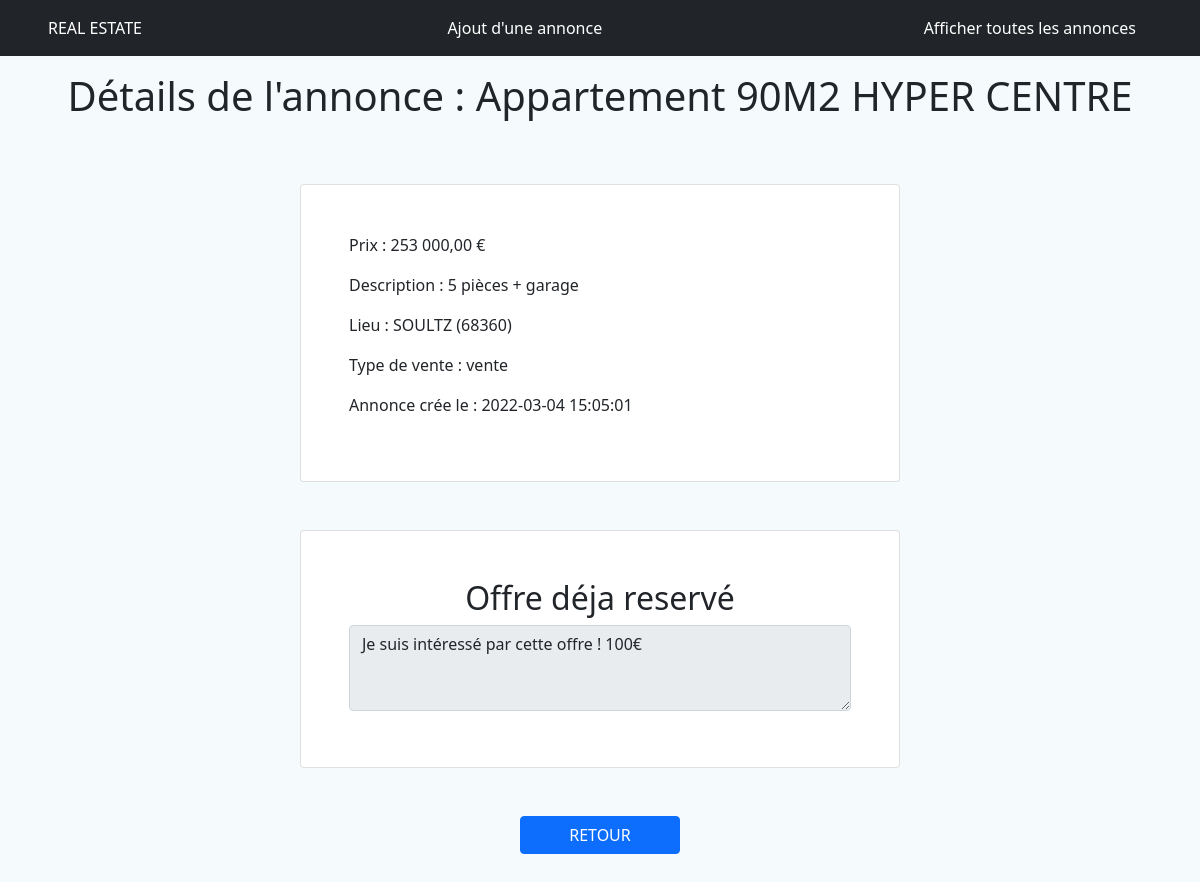
The page /view.php?id=5 on the database its author committed.
### tables this page shows
CREATE TABLE `advert` (
  `id_advert` int NOT NULL,
  `title` varchar(30) NOT NULL,
  `description` varchar(255) NOT NULL,
  `postcode` varchar(5) NOT NULL,
  `city` varchar(50) NOT NULL,
  `price` int NOT NULL,
  `reservation_message` text,
  `category_id` int NOT NULL,
  `created_at` datetime NOT NULL DEFAULT CURRENT_TIMESTAMP
);

CREATE TABLE `category` (
  `id_category` int NOT NULL,
  `value` enum('vente','location') NOT NULL
);

### class/AdvertManager.class.php (called while the page is built, shortened)
<?php
class AdvertManager{
	private $bdd;
	public function __construct(PDO $bdd){
		$this->bdd = $bdd;
	}
	public function getAdvertById(int $advert_id){
		return $this->bdd->query("SELECT advert.id_advert, advert.title, advert.description, advert.postcode, advert.city, advert.price, advert.reservation_message, advert.category_id, category.value AS category, advert.created_at
		FROM advert
		INNER JOIN category WHERE category.id_category = advert.category_id
		AND advert.id_advert = {$advert_id}")->fetch();
	}
}
?>

### view.php (the view, shortened to what this page needs)
<?php
	require('setup/header.php');
	require('setup/config.php');
	$advertManager = new AdvertManager($conn);
	$advert = $advertManager->getAdvertById($_GET['id']);
?>
		<h1 class="text-center py-3">Détails de l'annonce : <?php echo $advert['title'] ?></h1>
		<div class="card my-5 mx-auto w-50 text-dark card-body cardbody-color p-lg-5">
			<p>Prix : <?= number_format($advert['price'], 2, ',', ' ') ?> &euro;</p>
			<p>Description : <?php echo $advert['description'] ?></p>
			<p>Lieu : <?php echo $advert['city'] . " (" . $advert['postcode'] . ")" ?></p>
			<p>Type de vente : <?php echo $advert['category'] ?></p>
			<p>Annonce crée le : <?php echo $advert['created_at']?></p>
		</div>
		<?php if(empty($advert['reservation_message'])){?>
		<form action="" method="post" class="card my-5 mx-auto w-50 text-dark card-body cardbody-color p-lg-5" enctype="multipart/form-data">
			<h2 class="text-center">Proposer une offre :</h2>
			<div class="mb-2">
				<textarea class="form-control" id="message" name="message" rows="3" placeholder="Message de votre proposition"></textarea>
			</div>
			<div class="text-center">
				<button type="submit" name="confirm" class="btn btn-danger px-5 mb-5 text-uppercase">Je réserve</button>
			</div>
		</form>
		<?php }else{ ?>
		<form action="" method="post" class="card my-5 mx-auto w-50 text-dark card-body cardbody-color p-lg-5" enctype="multipart/form-data">
			<h2 class="text-center">Offre déja reservé</h2>
			<div class="mb-2">
				<textarea class="form-control" id="message" name="message" rows="3" disabled><?php echo $advert['reservation_message']; ?></textarea>
			</div>
		</form>
		<?php } ?>
		<div class="text-center">
			<a href="/catalog.php" class="btn btn-primary px-5 mb-5 text-uppercase">Retour</a>
		</div>
	</body>
</html>

### setup/style.css (style rules this page uses)
:root { --white: #ffffff; --gray-light: #f5fbfc; --gray-dark: #08090a; --green: #35b8be; --green-dark: #1b9097; --green-light: #f5fbfc; --blue-dark: #546285; --red: #c01d24; }
html { font-family: 'Inter', serif; }
body { font-size: 16px; margin: 0; padding: 0; box-sizing: border-box; background: var(--gray-light); }
a { text-decoration: none; color: var(--white); align-items: center; }

### rows shown on the page
advert: title "Appartement 90M2 HYPER CENTRE", price "253 000,00", description "5 pièces + garage", city "SOULTZ", postcode "68360", category.value "vente", created_at "2022-03-04 15:05:01", message "Je suis intéressé par cette offre ! 100€"
